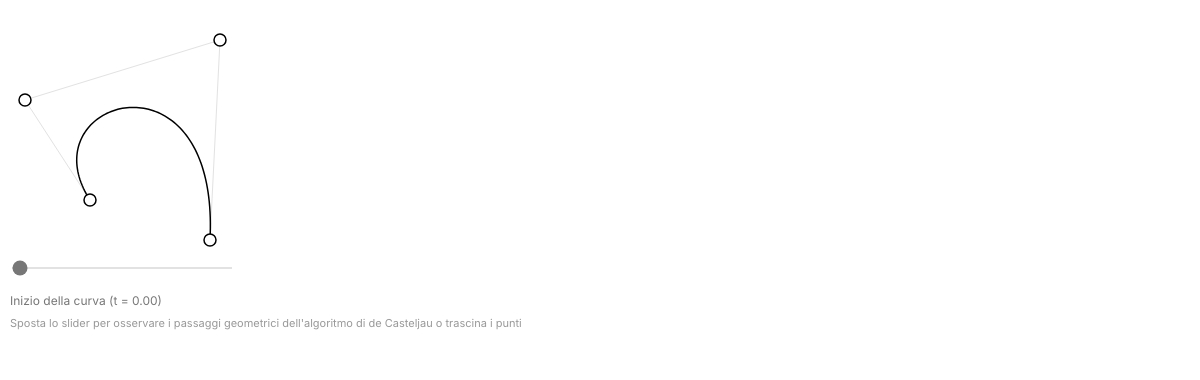
Frame 1 (no input)
Frame 60 (no input): identical to frame 1, image omitted
Frame 120 (the mouse pressed at the canvas centre since frame 60): identical to frame 1, image omitted

The p5.js sketch that drew this single still picture (run headless with seeded random() and noise() and a simulated clock; from frame 60 on, the mouse is pressed at the canvas centre):

// p5.js sketch
// ── sketch.js
// ==========================================
// Bezier Curve + de Casteljau Visualization
// p5.js — Stile e layout coordinati
// Testi posizionati sotto al grafico
// ==========================================

let points = [];
let selectedPoint = null;
let tSlider;

let scaleFactor = 1;
const GRAPHIC_HEIGHT = 250; // Altezza dedicata all'area di disegno della curva

function setup() {
  let canvasWidth = windowWidth;
  scaleFactor = canvasWidth / 1800;
  if (scaleFactor < 0.5) scaleFactor = 0.5;

  // Altezza calibrata a 380 per ospitare i testi sotto allo slider
  createCanvas(canvasWidth, 380);

  // punti originali adattati all'altezza dell'area grafica utile
  points = [
    createVector(90, GRAPHIC_HEIGHT - 50),
    createVector(25, 100),
    createVector(220, 40),
    createVector(210, GRAPHIC_HEIGHT - 10)
  ];

  // slider t (Stile minimale coordinato)
  tSlider = createSlider(0, 100, 0);
  tSlider.position(10, GRAPHIC_HEIGHT + 15);
  tSlider.style("width", "220px");
  tSlider.style("-webkit-appearance", "none");
  tSlider.style("appearance", "none");
  tSlider.style("height", "2px"); 
  tSlider.style("background", "#e2e2e2"); 
  tSlider.style("outline", "none");
  tSlider.style("accent-color", "#777777"); 

  textFont("Inter", "sans-serif");
}

// ============================================
// TEXT SAFE (Funzione di stile coordinato)
// ============================================

function drawTextSafe(str, x, y, size, isInstruction = false) {
  push();
  noStroke();
  if (isInstruction) {
    fill(153); // Grigio #999999 per indicazioni secondarie
  } else {
    fill(119); // Grigio #777777 per dati e stringhe principali
  }
  textStyle(NORMAL); 
  textAlign(LEFT);   
  textSize(size);
  text(str, x, y);
  pop();
}

function draw() {
  background(255);

  const t = tSlider.value() / 100;
  const labelSize = max(12, 13 * scaleFactor);

  // Calcolo delle posizioni verticali del testo sotto allo slider
  const mainTextY = GRAPHIC_HEIGHT + 55;
  const hintTextY = GRAPHIC_HEIGHT + 77;

  // =========================
  // Skeleton
  // =========================
  drawSkeleton();

  // =========================
  // Struts (SOTTO la curva)
  // =========================
  if (t > 0 && t < 1) {
    drawStruts(t);
  }

  // =========================
  // Curva Bézier (SOPRA)
  // =========================
  drawBezierCurve();

  // =========================
  // Punto sulla curva e testo formattato
  // =========================
  if (t > 0 && t < 1) {
    const p = bezierPointAt(t);

    noStroke();
    fill(200, 100, 100);
    circle(p.x, p.y, 8);

    let infoString = `Interpolazione ${floor(t * 100)}% (t = ${t.toFixed(2)})`;
    drawTextSafe(infoString, 10, mainTextY, labelSize, false);
  } else {
    // Stringa segnaposto coordinata quando t è 0 o 1 per evitare che lo spazio rimanga vuoto
    let edgeString = t === 0 ? "Inizio della curva (t = 0.00)" : "Fine della curva (t = 1.00)";
    drawTextSafe(edgeString, 10, mainTextY, labelSize, false);
  }

  let hintString = "Sposta lo slider per osservare i passaggi geometrici dell'algoritmo di de Casteljau o trascina i punti";
  drawTextSafe(hintString, 10, hintTextY, labelSize - 1, true);

  // =========================
  // Control points
  // =========================
  drawControlPoints();
}

// ==========================================
// Skeleton
// ==========================================

function drawSkeleton() {
  stroke(226); // Grigio chiaro #e2e2e2 coerente
  strokeWeight(1);
  noFill();

  beginShape();
  for (let p of points) {
    vertex(p.x, p.y);
  }
  endShape();
}

// ==========================================
// Curva Bézier
// ==========================================

function drawBezierCurve() {
  stroke(0);
  strokeWeight(1.5);
  noFill();

  beginShape();
  for (let t = 0; t <= 1.001; t += 0.01) {
    const p = bezierPointAt(t);
    vertex(p.x, p.y);
  }
  endShape();
}

// ==========================================
// de Casteljau
// ==========================================

function drawStruts(t) {
  const levels = getLevels(t);

  stroke(200, 100, 100);
  strokeWeight(1);
  fill(255);

  for (let level of levels) {
    beginShape();
    for (let p of level) {
      vertex(p.x, p.y);
    }
    endShape();

    // Disegna i cerchietti sopra le linee di livello
    for (let p of level) {
      fill(255);
      stroke(200, 100, 100);
      circle(p.x, p.y, 6);
    }
  }
}

function getLevels(t) {
  let levels = [];
  let current = points.map(p => p.copy());

  while (current.length > 1) {
    let next = [];
    for (let i = 0; i < current.length - 1; i++) {
      const p = p5.Vector.lerp(current[i], current[i + 1], t);
      next.push(p);
    }
    levels.push(next);
    current = next;
  }
  return levels;
}

// ==========================================
// Punto Bézier tramite de Casteljau
// ==========================================

function bezierPointAt(t) {
  let temp = points.map(p => p.copy());

  while (temp.length > 1) {
    let next = [];
    for (let i = 0; i < temp.length - 1; i++) {
      next.push(p5.Vector.lerp(temp[i], temp[i + 1], t));
    }
    temp = next;
  }
  return temp[0];
}

// ==========================================
// Control points
// ==========================================

function drawControlPoints() {
  stroke(0);
  strokeWeight(1.5);
  fill(255);

  for (let p of points) {
    circle(p.x, p.y, 12);
  }
}

// ==========================================
// Dragging
// ==========================================

function mousePressed() {
  // Disabilita il click sui punti nell'area dei controlli inferiori
  if (mouseY > GRAPHIC_HEIGHT - 10) return;

  for (let p of points) {
    if (dist(mouseX, mouseY, p.x, p.y) < 12) {
      selectedPoint = p;
      break;
    }
  }
}

function mouseDragged() {
  if (selectedPoint) {
    selectedPoint.x = constrain(mouseX, 10, width - 10);
    selectedPoint.y = constrain(mouseY, 10, GRAPHIC_HEIGHT - 10);
  }
}

function mouseReleased() {
  selectedPoint = null;
}

function windowResized() {
  let canvasWidth = windowWidth;
  scaleFactor = canvasWidth / 1800;
  if (scaleFactor < 0.5) scaleFactor = 0.5;

  resizeCanvas(canvasWidth, 380);
}
